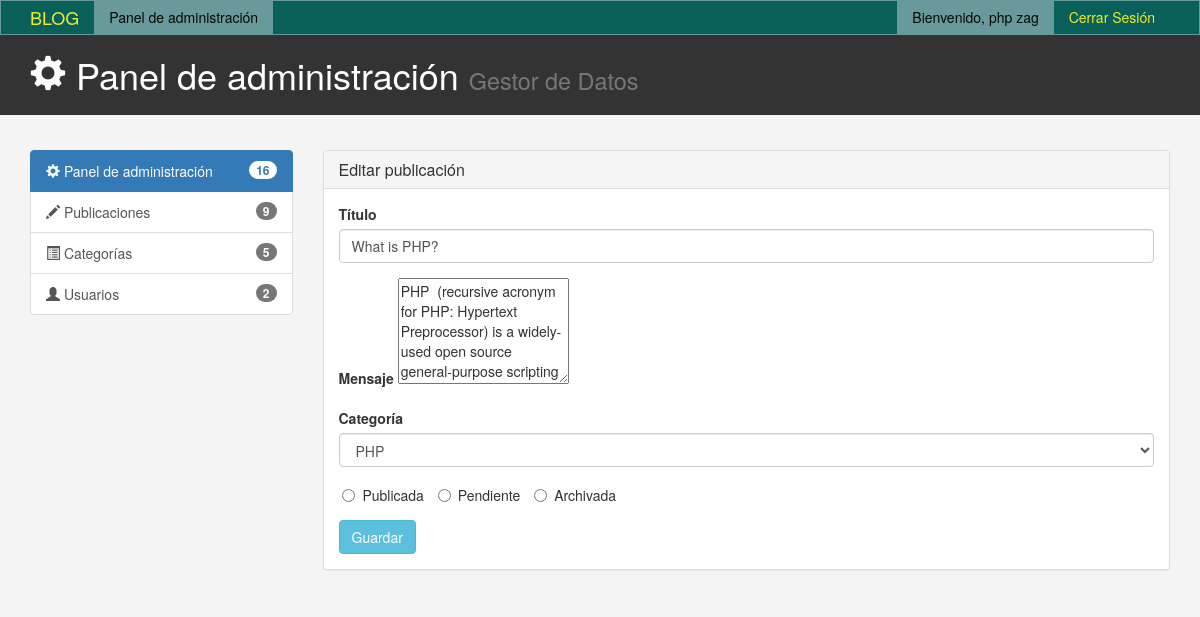
Before: /admin/edit_post.php?id=1 (signed in) with the older database file.
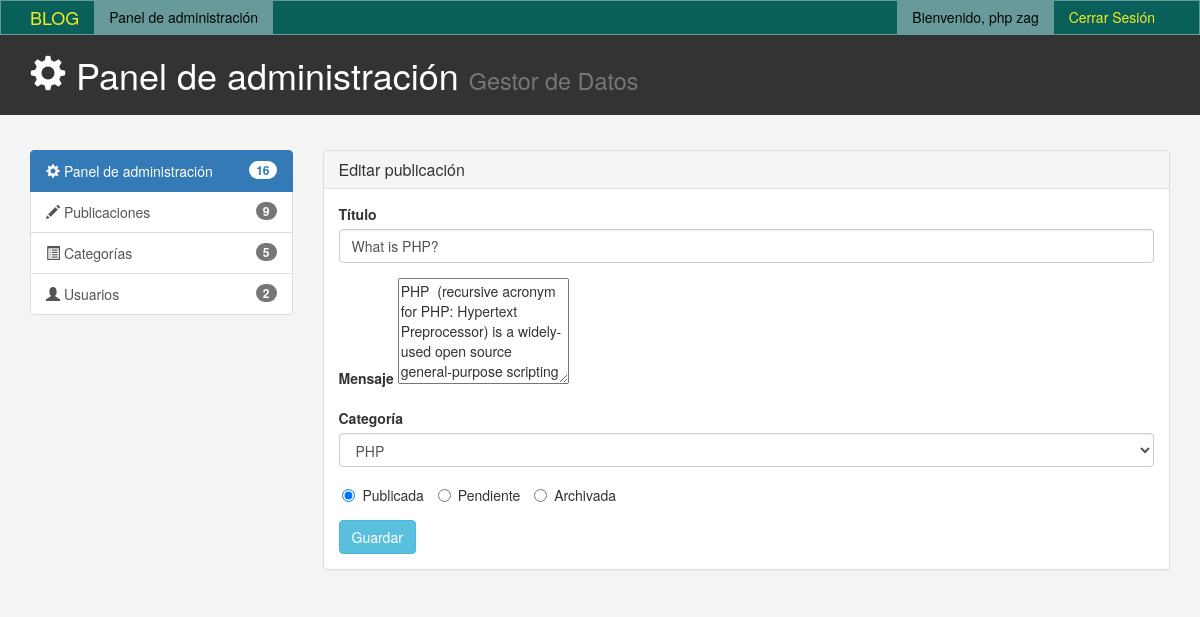
After: the same page with the newer database file.
### tables this page shows
CREATE TABLE `cms_posts` (
  `id` int(11) NOT NULL,
  `title` text NOT NULL,
  `message` text NOT NULL,
  `category_id` int(11) NOT NULL,
  `userid` int(11) NOT NULL,
  `status` enum('publicada','pendiente','archivada','') NOT NULL DEFAULT 'publicada',
  `created` datetime NOT NULL,
  `updated` datetime NOT NULL DEFAULT current_timestamp()
);

### admin/class/Post.php (called while the page is built, shortened)
<?php
class Post
{
	private $postTable = 'cms_posts';
	private $categoryTable = 'cms_category';
	private $conn;
	public function __construct($db)
	{
		$this->conn = $db;
	}
	public function getPost()
	{
		if ($this->id) {
			$sqlQuery = "
				SELECT p.id, p.title, p.message, p.category_id, p.status, p.created, p.updated, c.name
				FROM " . $this->postTable . " p
				LEFT JOIN " . $this->categoryTable . " c ON c.id = p.category_id
				WHERE p.id = ? ";
			$stmt = $this->conn->prepare($sqlQuery);
			$stmt->bind_param("i", $this->id);
			$stmt->execute();
			$result = $stmt->get_result();
			$post = $result->fetch_assoc();
			return $post;
		}
	}
	public function getCategories()
	{
		$sqlQuery = "
			SELECT id, name
			FROM " . $this->categoryTable;
		$stmt = $this->conn->prepare($sqlQuery);
		$stmt->execute();
		$result = $stmt->get_result();
		return $result;
	}
}

### admin/edit_post.php (the view, shortened to what this page needs)
<?php
include_once 'config/Database.php';
include_once 'class/Post.php';
$database = new Database();
$db = $database->getConnection();
$post = new Post($db);
$categories = $post->getCategories();
$post->id = (isset($_GET['id']) && $_GET['id']) ? $_GET['id'] : '0';
$postdetails = $post->getPost();
include('inc/header.php');
?>
<link rel="stylesheet" href="css/dataTables.bootstrap.min.css" />
<link href="css/style.css" rel="stylesheet" type="text/css">
</head>
<body>
	<?php include "menus.php"; ?>
	<header id="header">
		<div class="container">
			<div class="row">
				<div class="col-md-10">
					<h1><span class="glyphicon glyphicon-cog" aria-hidden="true"></span> Panel de administración <small>Gestor de Datos</small></h1>
				</div>
				<br>
			</div>
		</div>
	</header>
	<br>
	<section id="main">
		<div class="container">
			<div class="row">
				<?php include "left_menus.php"; ?>
				<div class="col-md-9">
					<div class="panel panel-default">
						<div class="panel-heading">
							<h3 class="panel-title">Editar publicación</h3>
						</div>
						<div class="panel-body">
							<form method="post" id="postForm">
								<div class="form-group">
									<label for="title" class="control-label">Título</label>
									<input type="text" class="form-control" id="title" name="title" value="<?php echo $postdetails['title']; ?>" placeholder="Título...">
								</div>
								<div class="form-group">
									<label for="lastname" class="control-label">Mensaje</label>
									<textarea class="tinymce" rows="5" id="message" name="message" placeholder="Mensaje..."><?php echo $postdetails['message']; ?></textarea>
								</div>
								<div class="form-group">
									<label for="sel1">Categoría</label>
									<select class="form-control" id="category" name="category">
										<?php
										while ($category = $categories->fetch_assoc()) {
											$selected = '';
											if ($category['name'] == $postdetails['name']) {
												$selected = 'selected=selected';
											}
											echo "<option value='" . $category['id'] . "' $selected>" . $category['name'] . "</option>";
										}
										?>
									</select>
								</div>
								<div class="form-group">
									<label class="radio-inline">
										<input type="radio" name="status" id="publish" value="publicada" <?php if ($postdetails['status'] == 'publicada') {
																												echo "checked";
																											} ?>>Publicada
									</label>
									<label class="radio-inline">
										<input type="radio" name="status" id="draft" value="pendiente" <?php if ($postdetails['status'] == 'pendiente') {
																											echo "checked";
																										} ?>>Pendiente
									</label>
									<label class="radio-inline">
										<input type="radio" name="status" id="archived" value="archivada" <?php if ($postdetails['status'] == 'archivada') {
																												echo "checked";
																											} ?>>Archivada
									</label>
								</div>
								<input type="submit" name="savePost" id="savePost" class="btn btn-info" value="Guardar" />
							</form>
						</div>
					</div>
				</div>
			</div>
		</div>
	</section>
	<?php include('inc/footer.php'); ?>

Changed rows visible on the page:
changed cms_posts "What is PHP?": status "☐ Publicada" → "☑ Publicada"
